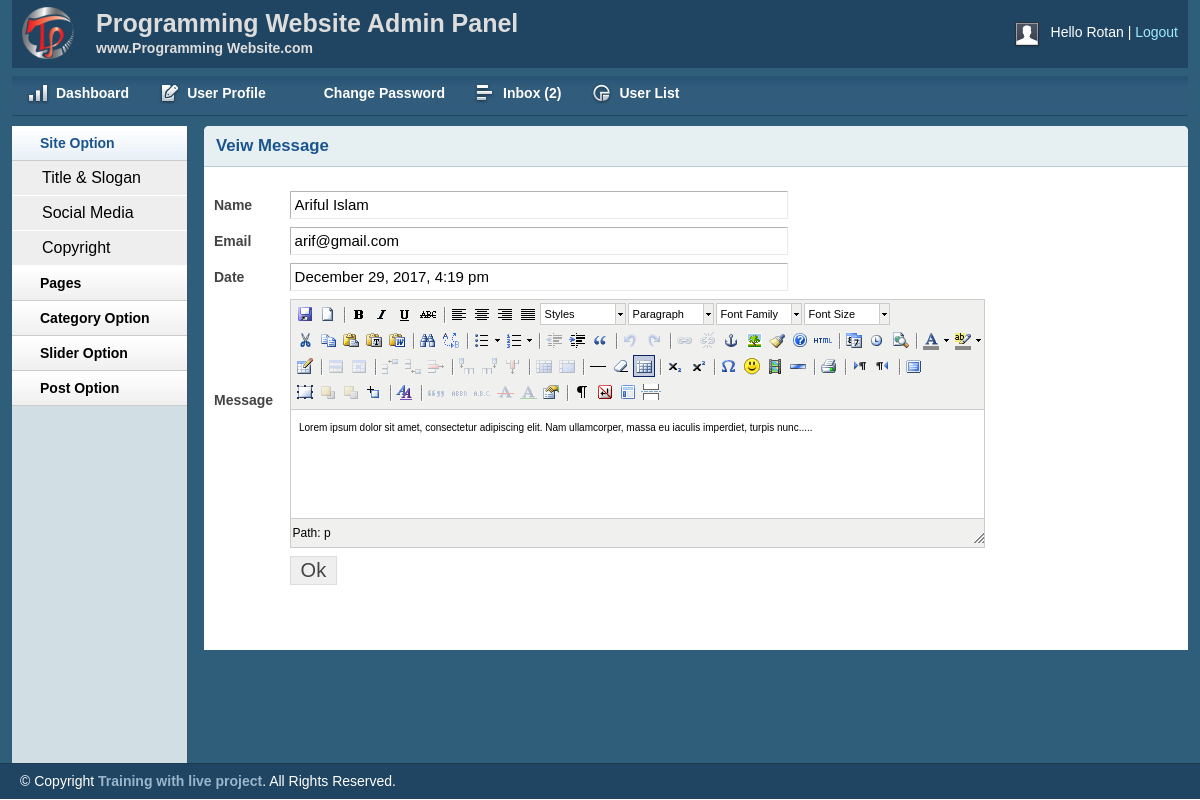
Page /admin/index.php?page=viewmsg&msgid=4 (signed in) on the committed database.
### tables this page shows
CREATE TABLE `tbl_user` (
  `id` int(11) NOT NULL,
  `name` varchar(255) NOT NULL,
  `username` varchar(50) NOT NULL,
  `password` varchar(32) NOT NULL,
  `email` varchar(255) NOT NULL,
  `details` text NOT NULL,
  `role` int(11) NOT NULL
);

CREATE TABLE `tbl_contact` (
  `id` int(11) NOT NULL,
  `firstname` varchar(255) NOT NULL,
  `lastname` varchar(255) NOT NULL,
  `email` varchar(255) NOT NULL,
  `body` text NOT NULL,
  `date` timestamp NOT NULL DEFAULT CURRENT_TIMESTAMP,
  `status` int(11) NOT NULL DEFAULT '0'
);

### helpers/format.php (called while the page is built, shortened)
<?php
	class format{
		public function formatDate($date){
			return date('F j, Y, g:i a', strtotime($date));
		}
}
?>

### admin/viewmsg.php (the view, shortened to what this page needs)
<?php include '../helpers/format.php';?>
 <?php
    $tm = new format();
 ?>
<div class="grid_10">
<?php
    if (!empty($_GET['msgid'])) {
        $p_id = $_GET['msgid'];
    }
?>
    <div class="box round first grid">
        <h2>Veiw Message</h2>
        <div class="block">
        <?php
            $sql = "SELECT * FROM tbl_contact WHERE id='$p_id'";
            $query = mysqli_query($con,$sql);
            $result = mysqli_fetch_array($query);
        ?>
         <form action="" method="POST" enctype="multipart/form-data">
            <table class="form">
                <tr>
                    <td>
                        <label>Name</label>
                    </td>
                    <td>
                        <input type="text" readonly value="<?php echo $result['firstname'].' '.$result['lastname']; ?>" class="medium" />
                    </td>
                </tr>
                <tr>
                    <td>
                        <label>Email</label>
                    </td>
                    <td>
                        <input type="text" readonly value="<?php echo $result['email'];?>" class="medium" />
                    </td>
                </tr>
                <tr>
                    <td>
                        <label>Date</label>
                    </td>
                    <td>
                        <input type="text" readonly value="<?php echo $tm->formatDate($result['date']); ?>" class="medium" />
                    </td>
                </tr>
                <tr>
                    <td>
                        <label>Message</label>
                    </td>
                    <td>
                    </td>
                </tr>
				<tr>
                    <td></td>
                    <td>
                        <input type="submit" name="ok" Value="Ok" />
                    </td>
                </tr>
            </table>
            </form>
        </div>
    </div>
</div>

### admin/common/header.php (shortened to what this page needs)
<!DOCTYPE html>
<html>
<head>
    <link rel="stylesheet" type="text/css" href="css/reset.css" media="screen" />
    <link rel="stylesheet" type="text/css" href="css/text.css" media="screen" />
    <link rel="stylesheet" type="text/css" href="css/grid.css" media="screen" />
    <link rel="stylesheet" type="text/css" href="css/layout.css" media="screen" />
    <link rel="stylesheet" type="text/css" href="css/nav.css" media="screen" />
    <link href="css/table/demo_page.css" rel="stylesheet" type="text/css" />
</head>
<body>
    <div class="container_12">
        <div class="grid_12 header-repeat">
            <div id="branding">
                <div class="floatleft logo">
                    <img src="img/livelogo.png" alt="Logo" />
				</div>
				<div class="floatleft middle">
					<h1>Programming Website Admin Panel</h1>
					<p>www.Programming Website.com</p>
				</div>
                <div class="floatright">
                    <div class="floatleft">
                        <img src="img/img-profile.jpg" alt="Profile Pic" /></div>
                    <div class="floatleft marginleft10">
                        <ul class="inline-ul floatleft">
                            <li>Hello <?php echo $UserData['username'];?></li>
                            <li><a href="logout.php">Logout</a></li>
                        </ul>
                    </div>
                </div>
            </div>
        </div>
        <div class="grid_12">
            <ul class="nav main">
                <li class="ic-dashboard"><a href="?page=dashboard"><span>Dashboard</span></a> </li>
                <li class="ic-form-style"><a href="?page=profile"><span>User Profile</span></a></li>
				<li class="ic-typography"><a href="?page=changepassword"><span>Change Password</span></a></li>
				<li class="ic-grid-tables"><a href="?page=inbox"><span>Inbox
                    <?php
                        $sql = "SELECT * FROM tbl_contact WHERE status = '0' order by id desc";
                        $msg = mysqli_query($con,$sql);
                        if ($msg) {
                            $count = mysqli_num_rows($msg);
                            echo "(".$count.")";
                        }else{
                            echo "(0)";
                        }
                    ?>
                </span></a></li>
                <li class="ic-charts"><a href="?page=users"><span>User List</span></a></li>
            </ul>
        </div>
<?php include 'sidebar.php'; ?>

### admin/css/layout.css (style rules this page uses)
body { background: #fff none repeat scroll 0 0; color: #444; font-size: 14px; padding: 0; }
.floatleft { float:left; }
.logo img { margin-top: -15px; width: 52px; }
.middle { margin-left: 22px; margin-top: -14px; }
.middle h1 { color:#ddd;margin:0 }
.middle p { color: #ddd; margin: 0; font-weight: bold; }
.floatright { float:right; }
.inline-ul li { display:inline; color:#fff; }
.marginleft10 { margin-left:10px; }
a { color: #000; font-weight:bold; text-decoration: none; }
.container_12, .container_16 { background:#2E5E79; }
h1, h2, h3, h4, h5, h6 { line-height:1.2em; margin-bottom:.3em; }
h2 { margin-top:1em; }
#branding { font-weight: normal; margin-bottom: 0; padding: 22px 10px 3px; text-align: left; }
.header-repeat { background:url(../img/header-repeat.jpg) repeat-x; }
#branding a { color:#A1EAFF; font-weight:normal; }
#branding a:before { content:" | "; color:#fff; }
#branding ul, #branding ul li { margin:0px; padding:0px; }
#branding li { padding:0px 0px 0px 0px !important; }
.box { background:#fff; margin-bottom:20px; padding:10px 10px 10px 10px; margin-left:-8px; }
.box.grid { padding-bottom:40px; }
.box.round { -moz-border-radius: 5px 5px 0px 0px; -webkit-border-radius: 5px 5px 0px 0px; border-radius: 5px 5px 0px 0px; }
.box h2 { font-size:1.2em; font-weight:bold; color:#1B548D; background:#E6F0F3; margin:-10px -10px 0 -10px; padding:10px 12px; border-bottom:1px solid #B3CBD6; -moz-border-radius: 5px 5px 0px 0px; -webkit-border-radius: 5px 5px 0px 0px; border-radius: 5px 5px 0px 0px; }
.box.first { min-height: 406px; }
.block { padding-top:20px; }
p { margin-bottom:1em; }
ul, ol { padding-top:0; }
table.form { width:100%; }
table.form td { padding:4px 0px; }
table.form label { font-weight:bold; }
table.form input, table.form select { font-size: 15px; padding: 4px 4px 5px 4px; border-top: 1px solid #b3b3b3; border-left: 1px solid #b3b3b3; border-right: 1px solid #eaeaea; border-bottom: 1px solid #eaeaea; }
table.form input[type="submit"] { border: 1px solid #ddd; color: #444; cursor: pointer; font-size: 20px; padding: 2px 10px; }
input.medium { width: 55%; }
.block { padding-bottom:1px; }

### admin/js/tiny-mce/themes/advanced/skins/default/content.css (style rules this page uses)
body, td, pre { color:#000; font-family:Verdana, Arial, Helvetica, sans-serif; font-size:10px; margin:8px; }
body { background:#FFF; }
h1 { font-size: 2em }
h2 { font-size: 1.5em }
img { border:0; }
table, img, hr, .mceItemAnchor { cursor:default }
table td, table th { cursor:text }

### rows in the picture
tbl_user: username "Rotan"
tbl_contact: firstname+lastname "Ariful Islam", email "arif@gmail.com", date "December 29, 2017, 4:19 pm"

### other values in the picture
$count "2"
